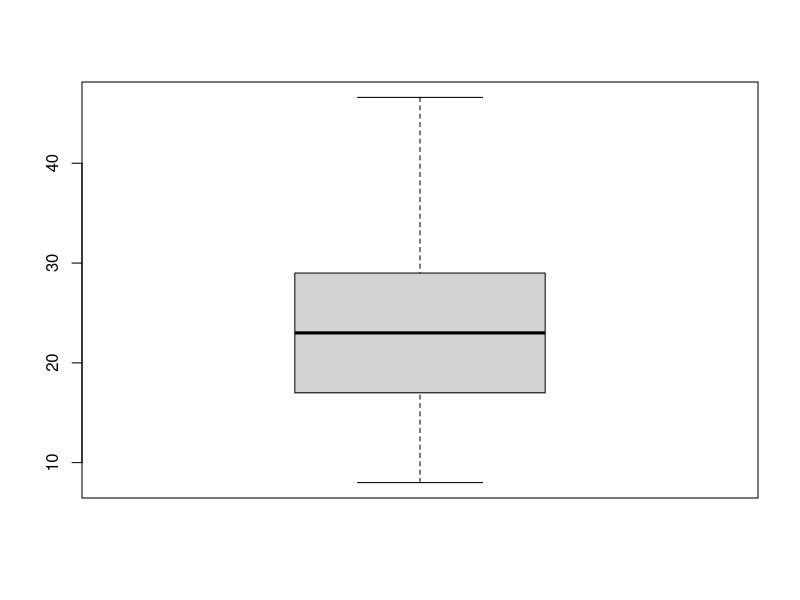
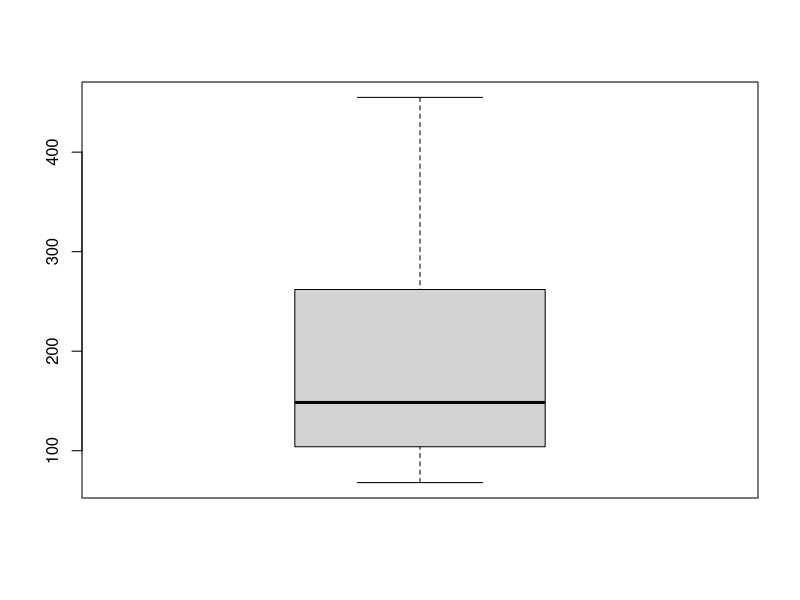

Recreate these plots in R, in order. (Note: this script raises an error after producing the figures.)

## Multi Linear Regression###

## Business Understanding

#Business Objective
# Mycar Dream wants to automate the process of predicting the car mileage
# which fits the customer preferences

##Data Understanding

## Reading the data set into R #####

carmileage <- read.csv("carMPG.csv")

### Checking the structure of car mileage

str(carmileage)

############ Data preparation #########################

##### Removing duplicate Rows###

### Checking is there any duplicate rows in the carmileage dataset

length(which(duplicated(carmileage)))

#[1] 0

### There are no duplicate rows in the data.

## Formatting the variables ##### 

### Let us look at each variable and decide the type of it.

## 1. MPG ("numeric" since its a continuous variable)

class(carmileage$MPG)

unique(carmileage$MPG)

## 2. Cylinders (Integer since multi valued discrete variable)

class(carmileage$Cylinders)

unique(carmileage$Cylinders)


## 3. Displacement ("numeric" since it is a continuous variable)

class(carmileage$Displacement)

unique(carmileage$Displacement)


### 4.Horsepower ("numeric since it is a continuous variable")

class(carmileage$Horsepower)

unique(carmileage$Horsepower)

# Converting Factor Variable type to numeric as it is a continous variable

carmileage$Horsepower <- as.numeric(levels(carmileage$Horsepower))[carmileage$Horsepower]

### 5.Weight ("Numeric since it is a continuous variable")

class(carmileage$Weight)

unique(carmileage$Weight)



## 6.Acceleration ("numeric since it is continuous variable")

class(carmileage$Acceleration)

unique(carmileage$Acceleration)

## 7.Model year(" integer since it is multivalued discrete variable")

class(carmileage$Model_year)

unique(carmileage$Model_year)


## 8. Origin (" integer since it is a multivalued discrete variable")

class(carmileage$Origin)

#convert the origin variable to factor variable

carmileage$Origin<-as.factor(carmileage$Origin)

unique(carmileage$Origin)

### 9. Car name


class(carmileage$Car_Name)

unique(carmileage$Car_Name)



##### Data Cleaning : Missing value and outlier treatment for all variables ##### 

## 1.MPG

class(carmileage$MPG)

unique(carmileage$MPG)

boxplot(carmileage$MPG, na.action = NULL)

quantile(carmileage$MPG, probs = seq(0,1,0.025))


### 2. Cylinders

class(carmileage$Cylinders)

unique(carmileage$Cylinders)


### 3.Displacement


class(carmileage$Displacement)

unique(carmileage$Displacement)

boxplot(carmileage$Displacement, na.action = NULL)

## As seen in the box plot there are no outlier values.

###### 4. Horsepower

class(carmileage$Horsepower)

## we replace the NA values with mean.

carmileage$Horsepower[which(is.na(carmileage$Horsepower))] <- mean(carmileage$Horsepower,na.rm = TRUE)

unique(carmileage$Horsepower)

boxplot(carmileage$Horsepower)

## There are outliers in the Horsepower variable so we remove them
## using the capping and flooring method.

plot(carmileage$Horsepower)

quantile(carmileage$Horsepower, probs = seq(0,1,0.005), na.rm = TRUE)

carmileage$Horsepower[carmileage$Horsepower > 170.0000] <- 170.0000

carmileage$Horsepower[carmileage$Horsepower < 58.000] <- 58.000

boxplot(carmileage$Horsepower)

## now we dont see any outlier values in the Horsepower variable


### 5.	Weight

class(carmileage$Weight)

unique(carmileage$Weight)

boxplot(carmileage$Weight)

## we could not see that there are outliers in the Weight variable.
## we check the quantile to check for any exterme values and perform flooring 
## and capping on Weight

quantile(carmileage$Weight, probs = seq(0,1,0.005), na.rm = TRUE)

carmileage$Weight[carmileage$Weight > 4515.560] <- 4515.560

carmileage$Weight[carmileage$Weight < 1753.410] <- 1753.410

#### 6. Acceleration

class(carmileage$Acceleration)

unique(carmileage$Acceleration)

boxplot(carmileage$Acceleration)

## we could see that there are outliers in the Acceleration variable so we remove them
## using the capping and flooring method.

quantile(carmileage$Acceleration, probs = seq(0,1,0.005), na.rm = TRUE)

carmileage$Acceleration[carmileage$Acceleration > 19.6540] <-19.6540

carmileage$Acceleration[carmileage$Acceleration < 9.4850] <- 9.4850

boxplot(carmileage$Acceleration)

## now we dont see any outlier values in the Acceleration variable

###### 7.Model year

class(carmileage$Model_year)

summary(carmileage$Model_year)

#######  8.Origin

class(carmileage$Origin)

summary(carmileage$Origin)

####### 9.Car_Name

class(carmileage$Car_Name)

summary(carmileage$Car_Name)

###################   Variables Transformation #########################

## create CarCompany variable and assign all the sub categories of car names to CarCompany

carmileage$Car_Company <- gsub( " .*$", "", carmileage$Car_Name)

#### There are spelling mistakes in the car company variable so lets us correct that

unique(carmileage$Car_Company)

########## After Verifying all the unique values of car company names 
##we see there are few companies which are wrongly spelled

## "chevroelt" and "chevy" has been wrongly spelled so let us correct it by assigning Chevrolet

carmileage$Car_Company[carmileage$Car_Company %in% c("chevroelt","chevy")]<-"chevrolet"

unique(carmileage$Car_Company)

## "toyota" has been wrongly spelled as "toyouta" 

carmileage$Car_Company[carmileage$Car_Company=="toyouta"]<-"toyota"

## "volkswagen" has been wrongly spelled as "vokswagen" and "vw" 

carmileage$Car_Company[carmileage$Car_Company %in% c("vokswagen","vw")]<-"volkswagen"

## we have "mercedes-benz" and "mercedes" in the dataset
## let us change the mercedes-benz to mercedes  

carmileage$Car_Company[carmileage$Car_Company=="mercedes-benz"]<-"mercedes"

## MAZDA has been wrongly spelled as maxda so we replace them.

carmileage$Car_Company[carmileage$Car_Company=="maxda"]<-"mazda"

## Now we use Model.matrix to convert the Categorical variable Car_Company
## into a numeric variables with 1 or 0 for all the factor levels

Carcomp_numeric <- data.frame(model.matrix(~Car_Company, data = carmileage))[,-1]


## we convert the Discrete variable cyinders into Numeric by binning

cylinderbins<- data.frame(cut(carmileage$Cylinders, breaks = 3))

# Change the column to cylinders

names(cylinderbins) <- "cylinders"

## create the dummy variable for cylinders after binning

cylinders_dummy <- data.frame(model.matrix(~cylinders, data = cylinderbins))

#removing the first column intercept is not required

cylinders_dummy <- data.frame(model.matrix(~cylinders, data = cylinderbins))[-1]

## convert the Discrete Variable Origin into numeric 
## dreating dummy variable for Origin variable

# convert the origin variable in to factor

Origin_numeric <- data.frame(model.matrix(~Origin, data = carmileage))[-1]

## we reduce the number of variables by reducing the year of model 

ModelYear_bins<- data.frame(cut(carmileage$Model_year, breaks = 4))

#Change the column name to Years
names(ModelYear_bins) <- "Year"

ModelYear_dummy <- data.frame(model.matrix(~Year, data = ModelYear_bins))

ModelYear_dummy <- data.frame(model.matrix(~Year, data = ModelYear_bins))[-1]

# change the column names to Year 2006:2009 ,"Year:2009-2012","Year:2012-2015"

names(ModelYear_dummy) <- c("Year:2006-2009","Year:2009-2012","Year:2012-2015")

## we bind the Numeric variables created from categorical variables and remove the 
## categorical variables to proceed with model creation.

carmileage <- carmileage[,-c(2,7:10)]

### create a new variable carmileage1 and add all the dummy variables and numeric variables to it

carmileage1 <- cbind(carmileage, Carcomp_numeric,Origin_numeric,cylinders_dummy,ModelYear_dummy)

##training and test data sets 

set.seed(100)

# Split the dataset in to 70:30 

indices= sample(1:nrow(carmileage1), 0.7*nrow(carmileage1))

train = carmileage1[indices,]
test = carmileage1[-indices,]

####### Model building #######

model_1 <- lm(MPG~.,data=train)
summary(model_1)

library("MASS")
library("car")

# Apply the stepwise approach

step <- stepAIC(model_1, direction="both")

step

## model 2 

model_2 <- lm(formula = MPG ~ Horsepower + Weight + Acceleration + Car_Companydatsun + 
                Car_Companyford + Car_Companyhonda + Car_Companymercury + 
                Car_Companynissan + Car_Companyplymouth + Car_Companypontiac + 
                Car_Companytoyota + Car_Companytriumph + Car_Companyvolkswagen + 
                cylinders.4.67.6.33. + `Year:2006-2009` + `Year:2009-2012` + 
                `Year:2012-2015`, data = train)

summary(model_2)

vif(model_2)

## we remove Acceleration as it has vif >2 and high P value compared to other variables
## which have higher VIF so since it is not so significant we remove it.

model_3 <- lm(formula = MPG ~ Horsepower + Weight + Car_Companydatsun + 
                Car_Companyford + Car_Companyhonda + Car_Companymercury + 
                Car_Companynissan + Car_Companyplymouth + Car_Companypontiac + 
                Car_Companytoyota + Car_Companytriumph + Car_Companyvolkswagen + 
                cylinders.4.67.6.33. + `Year:2006-2009` + `Year:2009-2012` + 
                `Year:2012-2015`, data = train)

summary(model_3)

vif(model_3)


## we remove Horse power as it has some what larger p value compared to weight.
## we also check the correlation between Horsepower and Weight as they seem to be 
## Collinear

cor(carmileage1$Horsepower, carmileage1$Weight)

## [1] 0.8831895

## They seem to be be highly collinear so we remove Horsepower as it has high p value 
## compared to weight.

model_4 <- lm(formula = MPG ~ Weight +Car_Companydatsun + 
                Car_Companyford + Car_Companyhonda + Car_Companymercury + 
                Car_Companynissan + Car_Companyplymouth + Car_Companypontiac + 
                Car_Companytoyota + Car_Companytriumph + Car_Companyvolkswagen + 
                cylinders.4.67.6.33. + `Year:2006-2009` + `Year:2009-2012` + 
                `Year:2012-2015`, data = train)

summary(model_4)

vif(model_4)


## now upon checking the VIF values of all variables we find that they are as per
## our business rule (less than 2) but since our model contains more variables than
## needed ( 5 as per our rule) we use P value to reduce them.

summary(model_4)

## we remove Car_Companynissan

model_5 <- lm(formula = MPG ~ Weight +Car_Companydatsun + 
                Car_Companyford + Car_Companyhonda + Car_Companymercury + 
                Car_Companyplymouth + Car_Companypontiac + 
                Car_Companytoyota + Car_Companytriumph + Car_Companyvolkswagen + 
                cylinders.4.67.6.33. + `Year:2006-2009` + `Year:2009-2012` + 
                `Year:2012-2015`, data = train)

summary(model_5)

## we remove Car_Companymercury

model_6<- lm(formula = MPG ~ Weight +Car_Companydatsun + 
                Car_Companyford + Car_Companyhonda +  
                Car_Companyplymouth + Car_Companypontiac + 
                Car_Companytoyota + Car_Companytriumph + Car_Companyvolkswagen + 
                cylinders.4.67.6.33. + `Year:2006-2009` + `Year:2009-2012` + 
                `Year:2012-2015`, data = train)

summary(model_6)

## we remove Car_Companyford

model_7<- lm(formula = MPG ~ Weight +Car_Companydatsun + 
               Car_Companyhonda +  Car_Companyplymouth + Car_Companypontiac + 
               Car_Companytoyota + Car_Companytriumph + Car_Companyvolkswagen + 
               cylinders.4.67.6.33. + `Year:2006-2009` + `Year:2009-2012` + 
               `Year:2012-2015`, data = train)

summary(model_7)

## we remove Car_Companytriumph



model_8<- lm(formula = MPG ~ Weight +Car_Companydatsun + 
               Car_Companyhonda +  Car_Companyplymouth + Car_Companypontiac + 
               Car_Companytoyota + Car_Companyvolkswagen + 
               cylinders.4.67.6.33. + `Year:2006-2009` + `Year:2009-2012` + 
               `Year:2012-2015`, data = train)

summary(model_8)


## we remove Car_Companytoyota



model_9<- lm(formula = MPG ~ Weight +Car_Companydatsun + 
               Car_Companyhonda +  Car_Companyplymouth + Car_Companypontiac + 
               Car_Companyvolkswagen + 
               cylinders.4.67.6.33. + `Year:2006-2009` + `Year:2009-2012` + 
               `Year:2012-2015`, data = train)

summary(model_9)


## we remove Car_Companyhonda


model_10<- lm(formula = MPG ~ Weight +Car_Companydatsun + 
               Car_Companyplymouth + Car_Companypontiac + 
               Car_Companyvolkswagen + 
               cylinders.4.67.6.33. + `Year:2006-2009` + `Year:2009-2012` + 
               `Year:2012-2015`, data = train)

summary(model_10)

## we remove Car_Companypontiac

model_11<- lm(formula = MPG ~ Weight +Car_Companydatsun + 
                Car_Companyplymouth + 
                Car_Companyvolkswagen + 
                cylinders.4.67.6.33. + `Year:2006-2009` + `Year:2009-2012` + 
                `Year:2012-2015`, data = train)

summary(model_11)

## we remove Car_Companyplymouth

model_12<- lm(formula = MPG ~ Weight +Car_Companydatsun + 
                Car_Companyvolkswagen + cylinders.4.67.6.33. + 
                `Year:2006-2009` + `Year:2009-2012` + 
                `Year:2012-2015`, data = train)

summary(model_12)

## we remove Car_Companydatsun

model_13<- lm(formula = MPG ~ Weight  + 
                Car_Companyvolkswagen + cylinders.4.67.6.33. + 
                `Year:2006-2009` + `Year:2009-2012` + 
                `Year:2012-2015`, data = train)

summary(model_13)

## we remove Car_Companyvolkswagen



model_14<- lm(formula = MPG ~ Weight  + 
                 cylinders.4.67.6.33. + 
                `Year:2006-2009` + `Year:2009-2012` + 
                `Year:2012-2015`, data = train)

summary(model_14)

vif(model_14)

## Model contains 5 variables namely Weight ,
#cylinders between(4.67 and 6.33) which is 5 and 6  and the model year 
#These five variables influence the model and predict the best future outcomes
#and helps to take decisions


## Model Evaluation and Testing

## predict using test data set

Predict_1 <- predict(model_14,test)

# store the predicted values in the column predictedMPG

test$predictedMPG <- Predict_1

# correlation between actual and predicted values

cor(test$MPG,test$predictedMPG)

# [1] 0.9145243

## correlation shows 91 % between actual and predicted values

## R -Squared Value

cor(test$MPG,test$testMPG)^2

##  0.8363546

## Model can be Accepted

## The model has only 5 variables.
## The model is highly predictive in nature i.e it shows 83.63% (R squared) of accuracy.


# plot the moel
plot(model_14)




